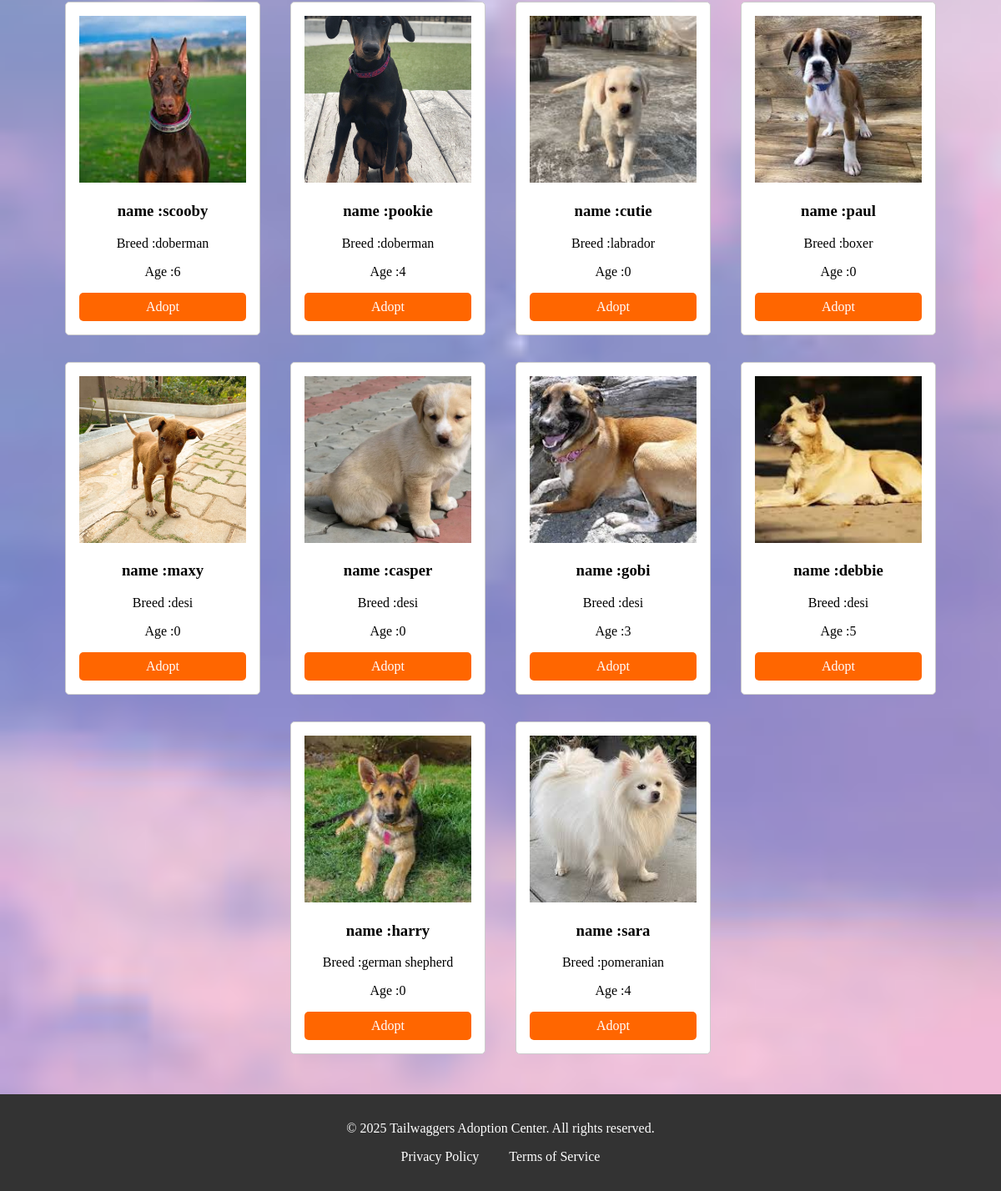
The app's page / (lower part), older data.
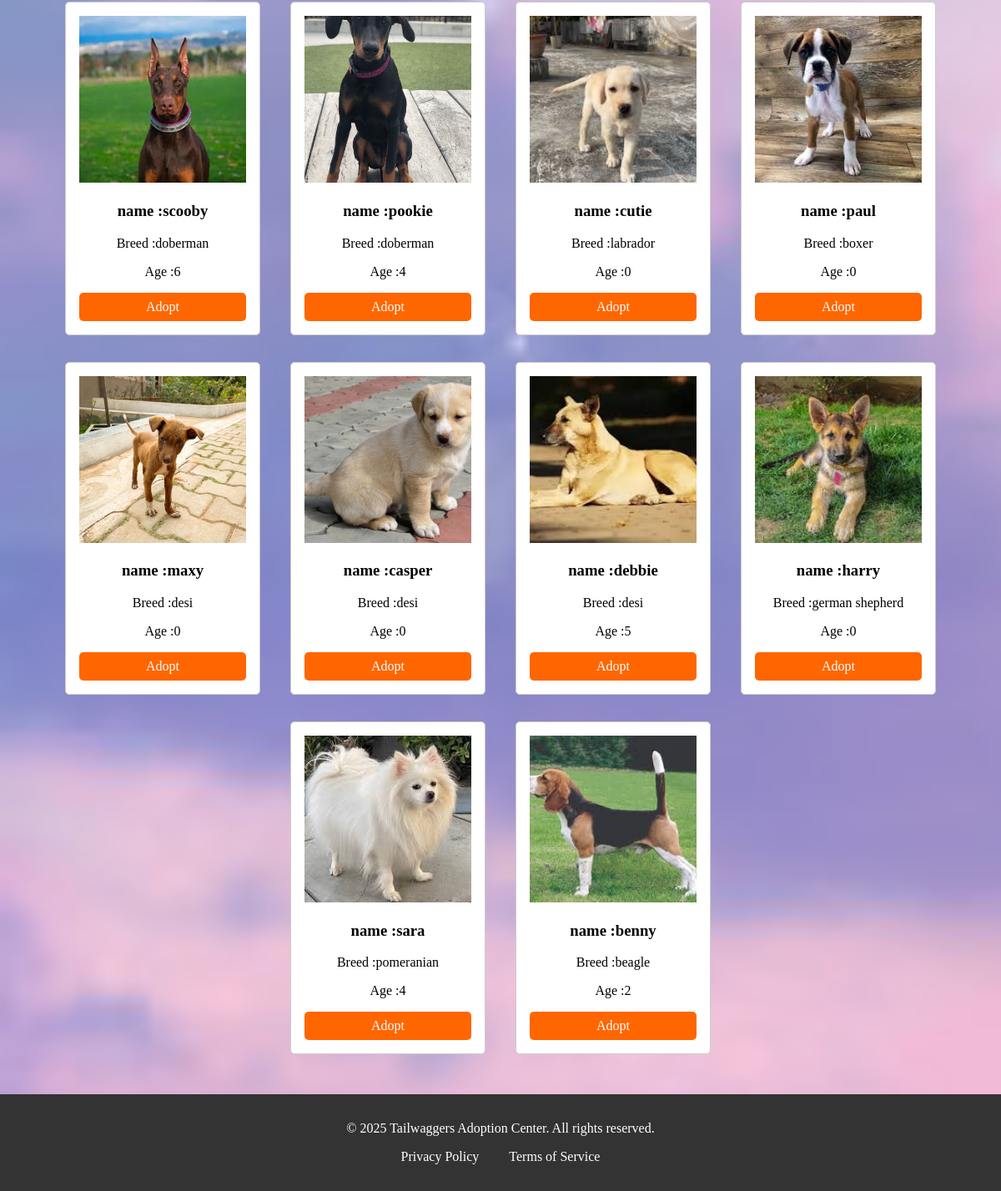
The same page, newer data.
### webpage/models.py (models this page shows, shortened)
class pet(models.Model):
    SIZE_CHOICES = [ ('small', 'Small'), ('medium', 'Medium'), ('large', 'Large'), ]
    GENDER_CHOICES =[("female","Female"),("male","Male")]
    name=models.CharField(max_length=50)
    age=models.CharField(max_length=20)
    breed=models.ForeignKey(breed,on_delete=models.CASCADE,default=1)
    gender=models.CharField(max_length=10,choices=GENDER_CHOICES ,default='male')
    description = models.TextField(max_length=300,blank=True)
    size = models.CharField(max_length=10, choices=SIZE_CHOICES, default='medium')
    vaccinations = models.BooleanField(default=False)
    spayed_neutered = models.BooleanField(default=False)
    medical_conditions = models.CharField(max_length=100, blank=True)
    image=models.ImageField(upload_to=("upload/image/"))
    is_adopted=models.BooleanField(default=False)
    class Meta:
        permissions = [("can_add_pet","can add pet")]

class breed(models.Model):
    ACTIVITY_LEVEL_CHOICES = [ ('low', 'Low'), ('medium', 'Medium'), ('high', 'High'), ]
    SIZE_CHOICES = [ ('small', 'Small'), ('medium', 'Medium'), ('large', 'Large'), ]
    name = models.CharField(max_length=50)
    good_with_kids = models.BooleanField(default=False)
    low_shedding =models.BooleanField(default=False)
    first_time_owner = models.BooleanField(default=False)
    Guard_dog = models.BooleanField(default=False)
    athletic = models.BooleanField(default=False)
    first_time_owner = models.BooleanField(default=False)
    image=models.ImageField(upload_to=("upload/image/"), blank=True)
    activity_level = models.CharField(max_length=10, choices=ACTIVITY_LEVEL_CHOICES, default='medium')
    size = models.CharField(max_length=10, choices=SIZE_CHOICES, default='medium')
    def __str__(self):
        return self.name

### webpage/views.py (the view)
# urls.py: 2. Add a URL to urlpatterns:  path('', views.home, name='home')
def home(request):
    pets =pet.objects.all()
    if request.user.is_authenticated:
        adoptions = Adoption.objects.filter(customer=request.user)
        if any(adoption.approval and not adoption.status for adoption in adoptions):
            messages.success(request, "One or more of your adoption requests have been approved!")
    return render(request, "home.html",{"pets":pets,})

### webpage/templates/home.html (shortened to what this page needs)
{% extends 'base.html'%}
{% block content%}
    <section id="pets" class="pets">
        {%for pet in pets %}
            {%if not pet.is_adopted%}
        <div class="pet-card">
            <img src="{{ pet.image.url }}" alt="Pet 1" >
            <h3>name :{{ pet.name}}</h3>
            <p>Breed :{{pet.breed}}</p>
            <p>Age :{{pet.age}}</p>
            <a href="{%url 'petP' pet.id %}" class="btn">Adopt</a>
        </div>
        {% endif%}
        {% endfor %}
    </section>
{% endblock %}

### webpage/templates/base.html (shortened to what this page needs)
{% load static %}
<!DOCTYPE html>
<html lang="en">
<head>
    <link rel="stylesheet" href="{% static 'style.css' %}">
</head>
<body>
    {% block content%}
    {% endblock %}
    <footer>
        <p>&copy; 2025 Tailwaggers Adoption Center. All rights reserved.</p>
        <ul>
            <li><a href="{% url "privacy_policy"%}">Privacy Policy</a></li>
            <li><a href="#">Terms of Service</a></li>
        </ul>
    </footer>
</body>
</html>

### webpage/templates/nav/nav_bar.html (shortened to what this page needs)
{% load static %}

### static/style.css (style rules this page uses)
body { font-family: 'Times New Roman', sans-serif; margin: 0; padding: 0; background-color: #f4f4f4; background-image: url(./petpage_BG_new.jpg); background-size: cover; background-repeat: no-repeat; background-attachment: fixed; }
.pets { padding: 2rem; text-align: center; }
.pets .pet-card { display: inline-block; margin: 1rem; padding: 1rem; border: 1px solid #ccc; border-radius: 5px;background-color:white; }
.pets .pet-card img { width: 200px; height: 200px; object-fit: cover; }
.pets .btn { display: block; background: #ff6600; color: #fff; padding: 0.5rem; text-decoration: none; border-radius: 5px; margin-top: 1rem; }
footer { background: #333; color: #fff; text-align: center; padding: 1rem; }
footer ul { list-style: none; padding: 0; }
footer ul li { display: inline; margin: 0 1rem; }
footer ul li a { color: #fff; text-decoration: none; }

Row changes from the older to the newer data that the page shows:
no longer on this page (row edited): pet: image (picture), name "gobi", breed "desi", age "3"
added pet: image (picture), name "benny", breed "beagle", age "2"
